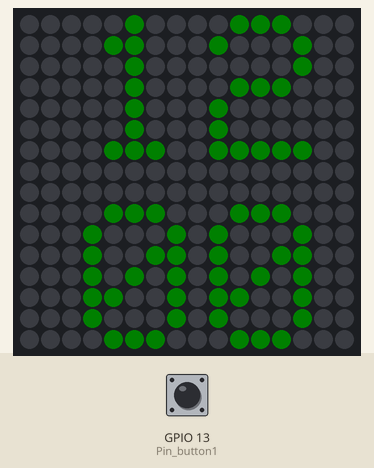
This sketch was run on a simulated ESP8266 (NodeMCU). Parts: 16×16 RGB LED matrix (first LED top left, wired row by row). The inputs (shaded band) are chosen by the test bench; at power-on: GPIO 13 (Pin_button1) LOW. Dim RGB values are drawn brighter than linear; WiFi joins after 1.5 s; servers stay silent unless stated; network time is answered at once with the bench clock; the local clock reads 2024-03-15 10:24:30 at power-on unless the sketch sets it.

Above: at 1.6 s.
At 2.7 s:
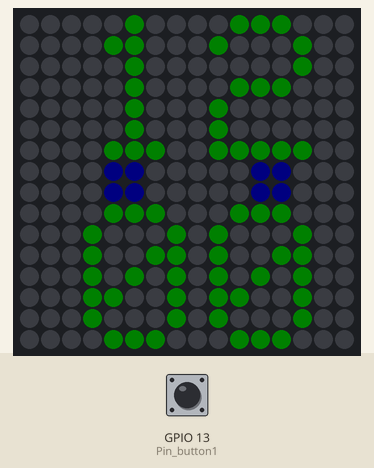
2.8 s: GPIO 13 (Pin_button1) pulled HIGH for 3.2 s
At 8.4 s:
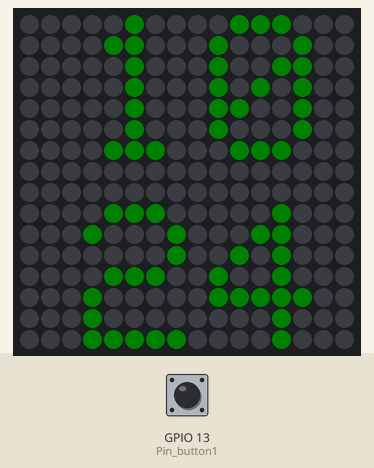
Timing chart, 0 to 9.9 s (numbered marks = the images above; inputs shaded):
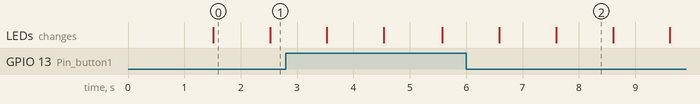

The sketch:

clock.ino
```cpp
#include <Adafruit_GFX.h> // библиотека подстветки светодидов
#include <Adafruit_NeoMatrix.h>// библиотека светодидной матрицы
#include <Adafruit_NeoPixel.h>// библиотека светодидов
#include <ESP8266WiFi.h> // библиотека модуля ESP8266
#include <NTPClient.h> // библиотека NTP клиетна
#include <WiFiUdp.h> // библиотека Wi-Fi подключения

#ifndef STASSID
#define STASSID "Undeadser" // название SSID - сети Wi-Fi
#define STAPSK  "***" // пароль SSID - сети Wi-Fi
#endif


#define PIN 12
#define Pin_button1 13
#define Pin_button2 15

Adafruit_NeoMatrix matrix = Adafruit_NeoMatrix(16, 16, PIN,
                            NEO_MATRIX_BOTTOM + NEO_MATRIX_RIGHT + NEO_MATRIX_COLUMNS + NEO_MATRIX_ZIGZAG,
                            NEO_GRB            + NEO_KHZ800);

const char* ssid     = STASSID;
const char* password = STAPSK;
const long utc = 10800; // смещение часового пояса

WiFiUDP ntpUDP;
NTPClient timeClient(ntpUDP, "pool.ntp.org", utc); // инициализация NTP - клиент

void setup() {
  matrix.begin();
  matrix.setTextWrap(false);
  matrix.setBrightness(5);
  matrix.setTextSize(1);
  matrix.setTextColor(matrix.Color(0, 255, 0));
  Serial.begin(115200);
  WiFi.mode(WIFI_STA);//начало подключение к Wi-Fi
  WiFi.begin(ssid, password);

    while (WiFi.status() != WL_CONNECTED) {
    delay(500);
    timeClient.begin();
    }
                // конец подключение к Wi-Fi
  pinMode(Pin_button1, INPUT);
}

int hour = 12;
int minutes = 0;
int seconds = 0;
bool dot = false;
int second_loop;


void loop() {
    matrix.setTextColor(matrix.Color(0, 255, 0));
    if (seconds == 60) {
      seconds = 0;
      minutes++;
    }
    if (minutes == 60) {
      minutes = 0;
      hour++;
    }
    if (hour == 24) {
      hour = 0;
    }
    matrix.fillScreen(0);
    matrix.setCursor(3, 0);// написание цифр
    if (hour < 10) {
      matrix.print("0");
    }
    matrix.print(hour);
    matrix.setCursor(3, 9);
    if (minutes < 10) {
      matrix.print("0");
    }
    matrix.print(minutes);
    if (dot) { //мигание точек между цифрами
      matrix.setTextColor(matrix.Color(0, 0, 255));
      matrix.setCursor(2, 2);
      matrix.print(".");
      matrix.setCursor(9, 2);
      matrix.print(".");
      dot = !dot;
    }
    else {
      dot = !dot;
    }
    if (digitalRead(Pin_button1) == HIGH) // удерживание кнопки
    {
      second_loop++;
    } else {
      second_loop = 0;
    }
    if (second_loop >= 3) {// после 3 секундного удержания кнопи будет установлено текущее время
      second_loop = 0;
      timeClient.update();
      hour = timeClient.getHours();
      minutes = timeClient.getMinutes();
      seconds = timeClient.getSeconds();
    }

    matrix.show();
    seconds++;
    delay(1000);

}
```

Measured:
- after the input at 2.8 s, the LEDs: first differ from a run without the input after 3.8 s (image 2 shows a later state)
- what the display in image 0 shows lasts 1.0 s, from 1.5 s to 2.5 s
